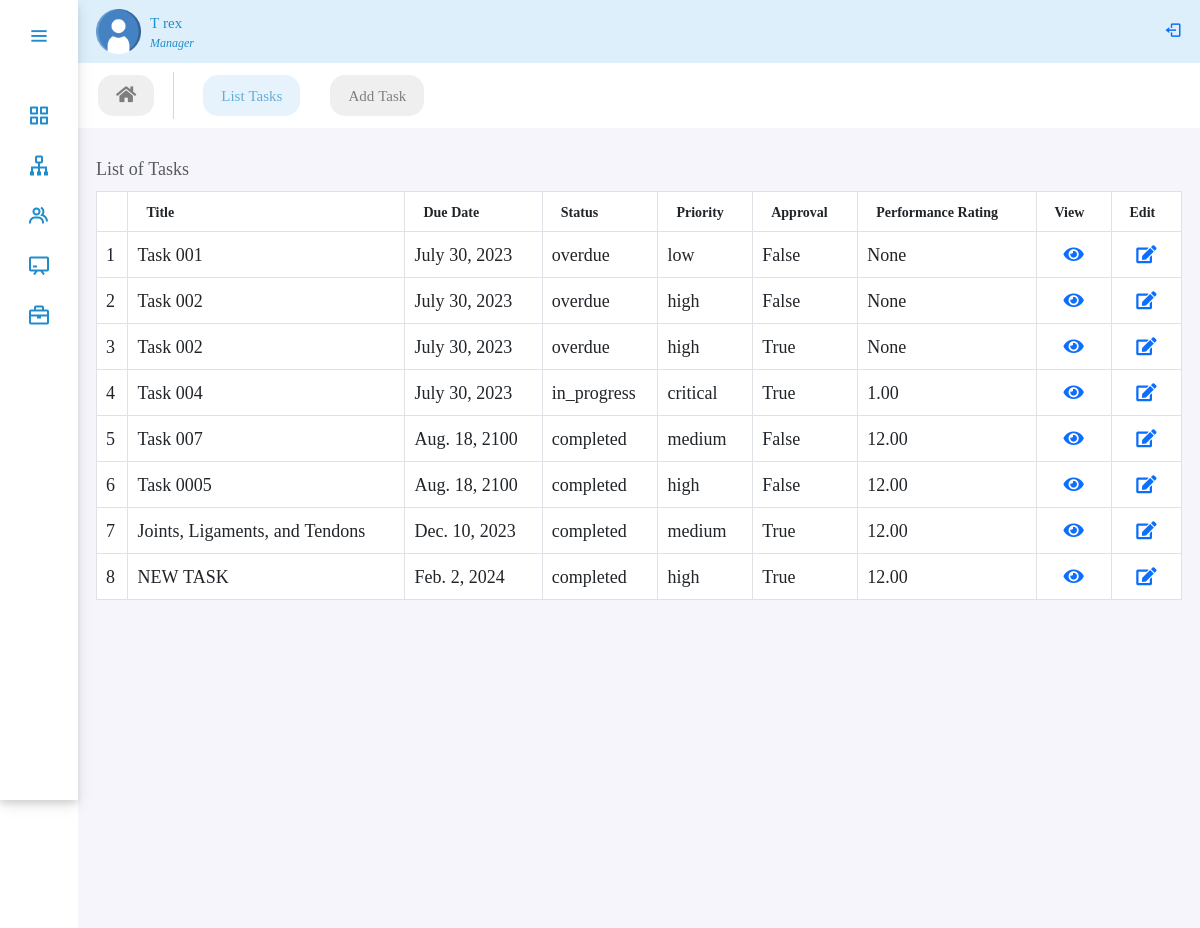
/panel/tasks/ (signed in), run on the app's committed database.
### performance/models.py (models this page shows, shortened)
class CustomUser(AbstractBaseUser, PermissionsMixin):
    user_id = models.CharField(max_length=10, unique=True)
    first_name = models.CharField(max_length=30)
    last_name = models.CharField(max_length=30)
    is_active = models.BooleanField(default=True)
    is_manager = models.BooleanField(default=False)
    is_employee = models.BooleanField(default=False)
    is_admin = models.BooleanField(default=False)
    is_staff = models.BooleanField(default=False)
    is_superuser = models.BooleanField(default=False)
    objects = UserManager()
    USERNAME_FIELD = 'user_id'
    REQUIRED_FIELDS = ['first_name', 'last_name']
    class Meta:
        permissions = [
            ("view_manager_pages", "Can view manager pages"),
            ("view_employee_pages", "Can view employee pages"),
        ]

class Task(models.Model):
    STATUS_CHOICES = (
        ('pending', 'Pending'),
        ('in_progress', 'In Progress'),
        ('completed', 'Completed'),
        ('overdue', 'Overdue'),
    )
    PRIORITY_CHOICES = (
        ('critical', 'Critical'),
        ('high', 'High'),
        ('medium', 'Medium'),
        ('low', 'Low'),
    )
    title = models.CharField(max_length=100, null=True)
    description = models.TextField(blank=True, null=True)
    due_date = models.DateField(null=True)
    assigned_to = models.ForeignKey(
        Employee, on_delete=models.CASCADE, null=True)
    status = models.CharField(
        max_length=100, choices=STATUS_CHOICES, default='pending', null=True)
    priority = models.CharField(
        max_length=100, choices=PRIORITY_CHOICES, null=True)
    approval = models.BooleanField(default=False, choices=[(
        True, 'Request Accepted'), (False, 'Request Declined')], blank=True, null=True)
    performance_rating = models.DecimalField(
        max_digits=5, decimal_places=2, blank=True, null=True)

### performance/views.py (the view)
# urls.py: path('tasks', views.TaskListView.as_view(),
class TaskListView(UserPassesTestMixin, ListView):
    model = Task
    template_name = 'performance/task/task.html'
    context_object_name = 'tasks'
    def test_func(self):
        return is_manager(self.request.user)

### performance/views.py (called while the page is built)
def is_manager(user):
    return user.is_authenticated and user.is_manager

### performance/templates/performance/task/task.html (shortened to what this page needs)
{% extends 'performance/adminPanel.html' %}
{% load static %}
{% block body %}
<ul class="nav panelNav fw-medium">
    <li class="nav-item">
        <a class="nav-link" href="{% url 'dashboard' %}"><i class="fa fa-home"></i></a>
    </li>
    <li class="nav-item">
        <a class="nav-link active" href="{% url 'tasks' %}">List Tasks</a>
    </li>
    <li class="nav-item">
        <a class="nav-link" href="{% url 'task_create' %}">Add Task</a>
    </li>
</ul>
<div class="table-responsive table-hover home-section p-lg-3">
    <table class="table table-bordered caption-top">
        <caption>List of Tasks</caption>
        <thead>
            <tr>
                <th></th>
                <th class="px-3" style="font-size: 14px;">Title</th>
                <th class="px-3" style="font-size: 14px;">Due Date</th>
                <th class="px-3" style="font-size: 14px;">Status</th>
                <th class="px-3" style="font-size: 14px;">Priority</th>
                <th class="px-3" style="font-size: 14px;">Approval</th>
                <th class="px-3" style="font-size: 14px;">Performance Rating</th>
                <th class="px-3" style="font-size: 14px;">View</th>
                <th class="px-3" style="font-size: 14px;">Edit</th>
            </tr>
        </thead>
        <tbody class="table-caption-top">
            {% for task in tasks %}
            <tr>
                <td>{{forloop.counter}}</td>
                <td>{{ task.title }}</td>
                <td>{{ task.due_date }}</td>
                <td>{{ task.status }}</td>
                <td>{{ task.priority }}</td>
                <td>{{ task.approval }}</td>
                <td>{{ task.performance_rating }}</td>
                <td class="text-center"><a href="{% url 'task_detail' task.id %}"><i class="fas fa-eye" ></i></a></td>
                <td class="text-center"><a href="{% url 'task_update' task.id %}" ><i class="fas fa-edit"></i></a></td>
            </tr>
            {% endfor %}
        </tbody>
    </table>
</div>
{% endblock body %}

### performance/templates/performance/adminPanel.html (shortened to what this page needs)
{% extends 'performance/base.html' %}
{% load static %}
{% block sidebar %}
<div class="sidebar">
  <div class="logo_details">
    <i class="bx bx-menu" id="btns"></i>
  </div>
  <ul class="nav-list">
    <li>
      {% if user.is_manager %}
       <a href="{% url 'dashboard' %}">
        <i class="bx bx-grid-alt"></i>
      </a>
      {% endif %}
    </li>
    {% if user.is_manager %}
    <li>
      <a href="{% url 'department' %}">
        <i class="bx bx-sitemap"></i>
      </a>
    </li>
    {% endif %}
    {% if user.is_manager %}
    <li>
      <a href="{% url 'employees'  %}">
        <i class="bx bx-group"></i>
      </a>
    </li>
    {% endif %}
    <li>
      {% if user.is_manager %}
      <a href="{% url 'training' %}">
        <i class="bx bx-chalkboard"></i>
      </a>
      {% endif %}
    </li>
     <li>
      {% if user.is_manager %}
      <a href="{% url 'development' %}">
        <i class="bx bx-briefcase"></i>
      </a>
      {% endif %}
    </li>
  </ul>
</div>
<nav class="navbar mainNav">
    <ul class="nav">
      <li class="nav-item profile">
        <div class="profile_details d-flex mx-3">
          <img src="{% static 'performance/images/user.png' %}" width="45" alt="">
          <div class="profile_content mx-2 my-auto">
            <div class="name">{{user.first_name}} {{user.last_name}}</div>
            {% if user.is_manager %}
            <div class="designation">Manager</div>
            {% endif %}
          </div>
        </div>
      </li>
    </ul>
    <span class="navbar-text small pe-3">
      <form action="{% url 'logout' %}" method="post">
      <button type="submit" style="border:none; background:transparent; "> <i class="bx bx-log-out text-primary" id="log_out"></i></button>
    </form>
    </span>
</nav>
{% endblock sidebar %}

### performance/static/performance/css/style.css (style rules this page uses)
:root { --color-default: #218ccc; --color-second:#DEEFFC; --color-white:#fff; --color-body:#e4e9f7; --color-light:#e0e0e0; }
* { margin: 0; padding: 0; font-size: 18px; font-family: 'Noto Serif Georgian', serif; text-align: justify; box-sizing: border-box; }
span { color: var(--color-default); font-size: 50px; }
.sidebar { min-height: 100vh; width: 78px; padding: 6px 14px; z-index: 99; background-color: var(--color-white); transition: all .5s ease; position: fixed; top: 0; left: 0; margin: 0; padding: 0 auto; box-shadow: 0 4px 6px rgba(0, 0, 0, 0.1), 0 5px 15px rgba(0, 0, 0, 0.1); }
.sidebar .logo_details { height: 60px; display: flex; align-items: center; position: relative; }
.sidebar .logo_details #btns { position: absolute; top:50%; right: 0; transform: translateY(-50%); font-size: 23px; text-align: center; cursor: pointer; transition: all .5s ease; }
.sidebar i { color:var(--color-default); height: 60px; line-height: 60px; min-width: 50px; font-size: 25px; text-align: center; }
.sidebar .nav-list { margin-top: 30px; height: 100%; padding: 0; }
.sidebar li { position: relative; margin:8px 0; list-style: none; }
.sidebar li a { display: flex; height: 100%; width: 100%; align-items: center; text-decoration: none; position: relative; transition: all .5s ease; z-index: 12; }
.sidebar li a::after { content: ""; position: absolute; width: 100%; height: 100%; transform: scaleX(0); background-color: var(--color-second); border-radius: 5px; transition: transform 0.3s ease-in-out; transform-origin: left; z-index: -2; }
.sidebar li i { height: 42px; line-height: 40px; font-size: 24px; }
.mainNav { background-color: var(--color-second); position: relative; top: 0; left: 78px; width: calc(100% - 78px); transition: all .5s ease; z-index: 2; }
.mainNav li.profile .name, .mainNav li.profile .designation { font-size: 15px; font-weight: 400; color:var(--color-default); white-space: nowrap; }
.mainNav li.profile .designation { font-size: 12px; font-style: italic; }
.panelNav { position: relative; top: 0; left: 78px; width: calc(100% - 78px); transition: all .5s ease; z-index: 2; }
.home-section { background: rgb(246,245,251); position: relative; min-height: 100vh; top: 0; left:78px; width: calc(100% - 78px); transition: all .5s ease; z-index: 2; }
.panelNav { background-color: var(--color-white); }
.panelNav .nav-link { color: #000; background-color: var(--color-light); border-radius: 15px; font-size: 15px; margin: 12px 10px 12px 20px; opacity: 0.5; }
.panelNav .nav-link.active { opacity: 0.7; background-color: var(--color-second); color: var(--color-default); }

### data on the page
CustomUser: first_name "T", last_name "rex"
Task: title "Task 001", due_date "July 30, 2023", status "overdue", priority "low", approval "False", performance_rating "None"
Task: title "Task 002", due_date "July 30, 2023", status "overdue", priority "high", approval "False", performance_rating "None"
Task: title "Task 002", due_date "July 30, 2023", status "overdue", priority "high", approval "True", performance_rating "None"
Task: title "Task 004", due_date "July 30, 2023", status "in_progress", priority "critical", approval "True", performance_rating "1.00"
Task: title "Task 007", due_date "Aug. 18, 2100", status "completed", priority "medium", approval "False", performance_rating "12.00"
Task: title "Task 0005", due_date "Aug. 18, 2100", status "completed", priority "high", approval "False", performance_rating "12.00"
Task: title "Joints, Ligaments, and Tendons", due_date "Dec. 10, 2023", status "completed", priority "medium", approval "True", performance_rating "12.00"
Task: title "NEW TASK", due_date "Feb. 2, 2024", status "completed", priority "high", approval "True", performance_rating "12.00"
